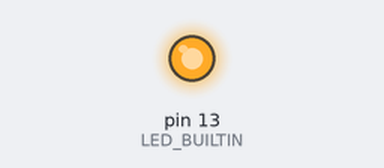
Bench run of a sketch on a simulated Arduino Uno, built with avr-gcc and run on an emulated ATmega328P. Shown: output pins drawn as LEDs (lit = HIGH). What the sketch prints to the serial monitor is not drawn.

Above: at 1.2 s.
At 3.2 s:
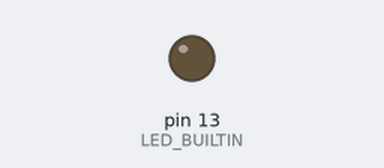
Timing chart, 0 to 5.4 s (numbered marks = the images above):
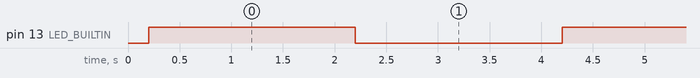

The sketch:

blink.ino
```cpp
// Blink onboard LED

void setup() {
    delay(200);
    pinMode(LED_BUILTIN, OUTPUT);
    Serial.begin(115200);
    Serial.println("READY FOR TAKEOFF!");
}

void loop() {
    digitalWrite(LED_BUILTIN, HIGH);
    delay(2000);
    digitalWrite(LED_BUILTIN, LOW);
    delay(2000);
}
```

Measured:
- by itself, pin 13 (LED_BUILTIN): alternates HIGH for 2.0 s and LOW for 2.0 s
